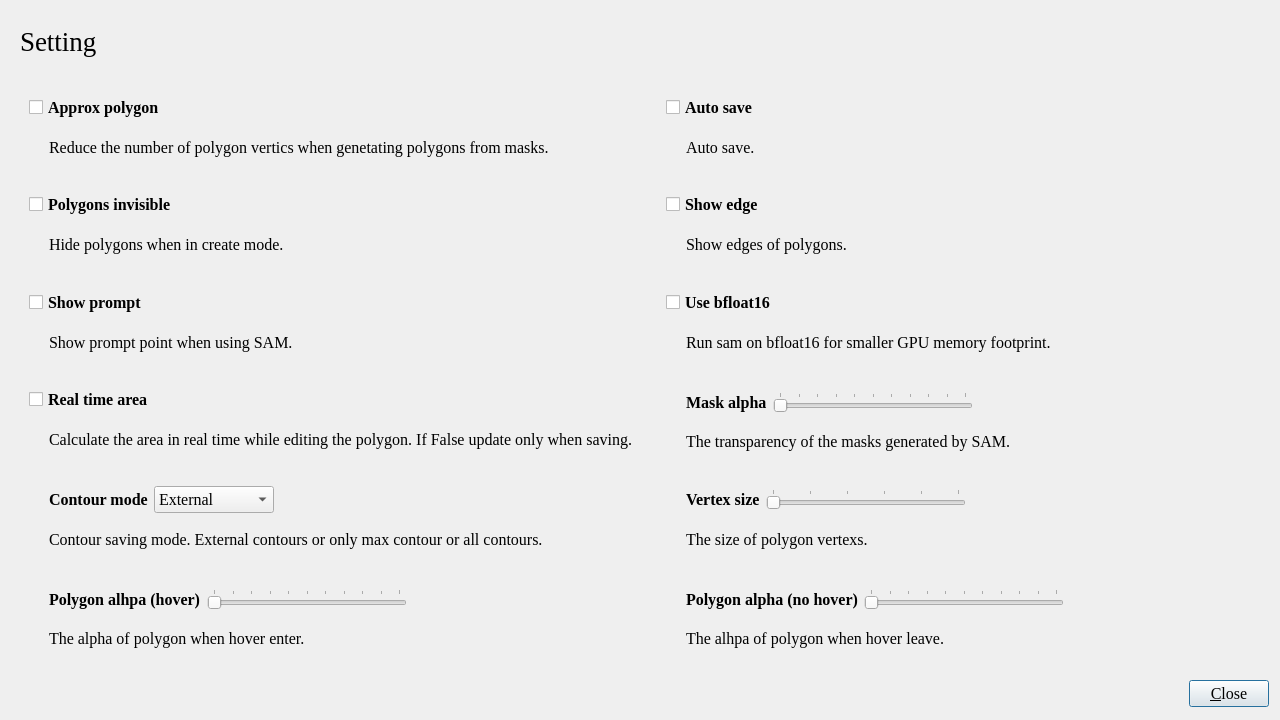
<?xml version="1.0" encoding="UTF-8"?>
<ui version="4.0">
 <class>Dialog</class>
 <widget class="QDialog" name="Dialog">
  <property name="geometry">
   <rect>
    <x>0</x>
    <y>0</y>
    <width>1280</width>
    <height>720</height>
   </rect>
  </property>
  <property name="minimumSize">
   <size>
    <width>960</width>
    <height>600</height>
   </size>
  </property>
  <property name="font">
   <font>
    <family>Times New Roman</family>
    <pointsize>12</pointsize>
   </font>
  </property>
  <property name="windowTitle">
   <string>Setting</string>
  </property>
  <layout class="QVBoxLayout" name="verticalLayout_2">
   <item>
    <widget class="QWidget" name="widget_2" native="true">
     <property name="maximumSize">
      <size>
       <width>16777215</width>
       <height>60</height>
      </size>
     </property>
     <layout class="QHBoxLayout" name="horizontalLayout">
      <item>
       <widget class="QLabel" name="label_4">
        <property name="maximumSize">
         <size>
          <width>16777215</width>
          <height>16777215</height>
         </size>
        </property>
        <property name="font">
         <font>
          <family>Times New Roman</family>
          <pointsize>20</pointsize>
         </font>
        </property>
        <property name="text">
         <string>Setting</string>
        </property>
       </widget>
      </item>
     </layout>
    </widget>
   </item>
   <item>
    <widget class="QWidget" name="widget_21" native="true">
     <property name="minimumSize">
      <size>
       <width>300</width>
       <height>300</height>
      </size>
     </property>
     <property name="font">
      <font>
       <family>Times New Roman</family>
       <pointsize>12</pointsize>
       <kerning>true</kerning>
      </font>
     </property>
     <layout class="QGridLayout" name="gridLayout">
      <property name="leftMargin">
       <number>9</number>
      </property>
      <property name="topMargin">
       <number>9</number>
      </property>
      <property name="rightMargin">
       <number>9</number>
      </property>
      <property name="bottomMargin">
       <number>9</number>
      </property>
      <item row="1" column="0">
       <widget class="QWidget" name="widget_23" native="true">
        <layout class="QVBoxLayout" name="verticalLayout_5">
         <item>
          <widget class="QCheckBox" name="checkBox_polygon_invisible">
           <property name="font">
            <font>
             <family>Times New Roman</family>
             <pointsize>12</pointsize>
             <weight>75</weight>
             <italic>false</italic>
             <bold>true</bold>
             <kerning>true</kerning>
            </font>
           </property>
           <property name="focusPolicy">
            <enum>Qt::NoFocus</enum>
           </property>
           <property name="text">
            <string>Polygons invisible</string>
           </property>
           <property name="tristate">
            <bool>false</bool>
           </property>
          </widget>
         </item>
         <item>
          <widget class="QWidget" name="widget_7" native="true">
           <layout class="QHBoxLayout" name="horizontalLayout_6">
            <property name="leftMargin">
             <number>20</number>
            </property>
            <item>
             <widget class="QLabel" name="label_3">
              <property name="text">
               <string>Hide polygons when in create mode.</string>
              </property>
             </widget>
            </item>
           </layout>
          </widget>
         </item>
        </layout>
       </widget>
      </item>
      <item row="5" column="1">
       <widget class="QWidget" name="widget_11" native="true">
        <layout class="QVBoxLayout" name="verticalLayout_13">
         <item>
          <widget class="QWidget" name="widget_20" native="true">
           <layout class="QHBoxLayout" name="horizontalLayout_19">
            <property name="leftMargin">
             <number>20</number>
            </property>
            <property name="topMargin">
             <number>0</number>
            </property>
            <property name="rightMargin">
             <number>0</number>
            </property>
            <property name="bottomMargin">
             <number>0</number>
            </property>
            <item>
             <widget class="QLabel" name="label_21">
              <property name="font">
               <font>
                <family>Times New Roman</family>
                <pointsize>12</pointsize>
                <weight>75</weight>
                <bold>true</bold>
                <kerning>true</kerning>
               </font>
              </property>
              <property name="text">
               <string>Polygon alpha (no hover)</string>
              </property>
             </widget>
            </item>
            <item>
             <widget class="QSlider" name="horizontalSlider_polygon_alpha_no_hover">
              <property name="minimumSize">
               <size>
                <width>200</width>
                <height>0</height>
               </size>
              </property>
              <property name="maximumSize">
               <size>
                <width>200</width>
                <height>16777215</height>
               </size>
              </property>
              <property name="maximum">
               <number>10</number>
              </property>
              <property name="pageStep">
               <number>1</number>
              </property>
              <property name="orientation">
               <enum>Qt::Horizontal</enum>
              </property>
              <property name="tickPosition">
               <enum>QSlider::TicksAbove</enum>
              </property>
             </widget>
            </item>
            <item>
             <widget class="QLabel" name="label_polygon_alpha_no_hover">
              <property name="text">
               <string/>
              </property>
             </widget>
            </item>
            <item>
             <spacer name="horizontalSpacer_7">
              <property name="orientation">
               <enum>Qt::Horizontal</enum>
              </property>
              <property name="sizeHint" stdset="0">
               <size>
                <width>204</width>
                <height>20</height>
               </size>
              </property>
             </spacer>
            </item>
           </layout>
          </widget>
         </item>
         <item>
          <widget class="QWidget" name="widget_32" native="true">
           <layout class="QHBoxLayout" name="horizontalLayout_12">
            <property name="leftMargin">
             <number>20</number>
            </property>
            <property name="topMargin">
             <number>0</number>
            </property>
            <property name="rightMargin">
             <number>0</number>
            </property>
            <property name="bottomMargin">
             <number>0</number>
            </property>
            <item>
             <widget class="QLabel" name="label_20">
              <property name="text">
               <string>The alhpa of polygon when hover leave.</string>
              </property>
             </widget>
            </item>
           </layout>
          </widget>
         </item>
        </layout>
       </widget>
      </item>
      <item row="2" column="0">
       <widget class="QWidget" name="widget_24" native="true">
        <layout class="QVBoxLayout" name="verticalLayout_7">
         <item>
          <widget class="QCheckBox" name="checkBox_show_prompt">
           <property name="minimumSize">
            <size>
             <width>0</width>
             <height>0</height>
            </size>
           </property>
           <property name="font">
            <font>
             <family>Times New Roman</family>
             <pointsize>12</pointsize>
             <weight>75</weight>
             <italic>false</italic>
             <bold>true</bold>
             <kerning>true</kerning>
            </font>
           </property>
           <property name="focusPolicy">
            <enum>Qt::NoFocus</enum>
           </property>
           <property name="text">
            <string>Show prompt</string>
           </property>
          </widget>
         </item>
         <item>
          <widget class="QWidget" name="widget_5" native="true">
           <layout class="QHBoxLayout" name="horizontalLayout_4">
            <property name="leftMargin">
             <number>20</number>
            </property>
            <property name="topMargin">
             <number>9</number>
            </property>
            <property name="rightMargin">
             <number>9</number>
            </property>
            <property name="bottomMargin">
             <number>9</number>
            </property>
            <item>
             <widget class="QLabel" name="label_7">
              <property name="text">
               <string>Show prompt point when using SAM.</string>
              </property>
             </widget>
            </item>
           </layout>
          </widget>
         </item>
        </layout>
       </widget>
      </item>
      <item row="4" column="0">
       <widget class="QWidget" name="widget_26" native="true">
        <layout class="QVBoxLayout" name="verticalLayout_11">
         <item>
          <widget class="QWidget" name="widget_17" native="true">
           <layout class="QHBoxLayout" name="horizontalLayout_16">
            <property name="leftMargin">
             <number>20</number>
            </property>
            <property name="topMargin">
             <number>0</number>
            </property>
            <property name="rightMargin">
             <number>0</number>
            </property>
            <property name="bottomMargin">
             <number>0</number>
            </property>
            <item>
             <widget class="QLabel" name="label_11">
              <property name="font">
               <font>
                <family>Times New Roman</family>
                <pointsize>12</pointsize>
                <weight>75</weight>
                <italic>false</italic>
                <bold>true</bold>
                <kerning>true</kerning>
               </font>
              </property>
              <property name="text">
               <string>Contour mode</string>
              </property>
             </widget>
            </item>
            <item>
             <widget class="QComboBox" name="comboBox_contour_mode">
              <property name="minimumSize">
               <size>
                <width>120</width>
                <height>0</height>
               </size>
              </property>
              <property name="focusPolicy">
               <enum>Qt::ClickFocus</enum>
              </property>
              <item>
               <property name="text">
                <string>External</string>
               </property>
              </item>
              <item>
               <property name="text">
                <string>Max only</string>
               </property>
              </item>
              <item>
               <property name="text">
                <string>All</string>
               </property>
              </item>
             </widget>
            </item>
            <item>
             <spacer name="horizontalSpacer_3">
              <property name="orientation">
               <enum>Qt::Horizontal</enum>
              </property>
              <property name="sizeHint" stdset="0">
               <size>
                <width>40</width>
                <height>20</height>
               </size>
              </property>
             </spacer>
            </item>
           </layout>
          </widget>
         </item>
         <item>
          <widget class="QWidget" name="widget_18" native="true">
           <layout class="QHBoxLayout" name="horizontalLayout_17">
            <property name="leftMargin">
             <number>20</number>
            </property>
            <item>
             <widget class="QLabel" name="label_12">
              <property name="text">
               <string>Contour saving mode. External contours or only max contour or all contours.</string>
              </property>
             </widget>
            </item>
           </layout>
          </widget>
         </item>
        </layout>
       </widget>
      </item>
      <item row="3" column="1">
       <widget class="QWidget" name="widget_25" native="true">
        <layout class="QVBoxLayout" name="verticalLayout_9">
         <item>
          <widget class="QWidget" name="widget_8" native="true">
           <layout class="QHBoxLayout" name="horizontalLayout_7">
            <property name="leftMargin">
             <number>20</number>
            </property>
            <property name="topMargin">
             <number>0</number>
            </property>
            <property name="rightMargin">
             <number>0</number>
            </property>
            <property name="bottomMargin">
             <number>0</number>
            </property>
            <item>
             <widget class="QLabel" name="label_6">
              <property name="font">
               <font>
                <family>Times New Roman</family>
                <pointsize>12</pointsize>
                <weight>75</weight>
                <italic>false</italic>
                <bold>true</bold>
                <kerning>true</kerning>
               </font>
              </property>
              <property name="text">
               <string>Mask alpha</string>
              </property>
             </widget>
            </item>
            <item>
             <widget class="QSlider" name="horizontalSlider_mask_alpha">
              <property name="minimumSize">
               <size>
                <width>200</width>
                <height>0</height>
               </size>
              </property>
              <property name="maximumSize">
               <size>
                <width>200</width>
                <height>16777215</height>
               </size>
              </property>
              <property name="focusPolicy">
               <enum>Qt::NoFocus</enum>
              </property>
              <property name="maximum">
               <number>10</number>
              </property>
              <property name="pageStep">
               <number>1</number>
              </property>
              <property name="orientation">
               <enum>Qt::Horizontal</enum>
              </property>
              <property name="invertedAppearance">
               <bool>false</bool>
              </property>
              <property name="invertedControls">
               <bool>false</bool>
              </property>
              <property name="tickPosition">
               <enum>QSlider::TicksAbove</enum>
              </property>
             </widget>
            </item>
            <item>
             <widget class="QLabel" name="label_mask_alpha">
              <property name="text">
               <string/>
              </property>
             </widget>
            </item>
            <item>
             <spacer name="horizontalSpacer">
              <property name="orientation">
               <enum>Qt::Horizontal</enum>
              </property>
              <property name="sizeHint" stdset="0">
               <size>
                <width>40</width>
                <height>20</height>
               </size>
              </property>
             </spacer>
            </item>
           </layout>
          </widget>
         </item>
         <item>
          <widget class="QWidget" name="widget_14" native="true">
           <layout class="QHBoxLayout" name="horizontalLayout_13">
            <property name="leftMargin">
             <number>20</number>
            </property>
            <item>
             <widget class="QLabel" name="label_8">
              <property name="text">
               <string>The transparency of the masks generated by SAM.</string>
              </property>
             </widget>
            </item>
           </layout>
          </widget>
         </item>
        </layout>
       </widget>
      </item>
      <item row="0" column="1">
       <widget class="QWidget" name="widget_27" native="true">
        <layout class="QVBoxLayout" name="verticalLayout_4">
         <item>
          <widget class="QCheckBox" name="checkBox_auto_save">
           <property name="font">
            <font>
             <family>Times New Roman</family>
             <pointsize>12</pointsize>
             <weight>75</weight>
             <italic>false</italic>
             <bold>true</bold>
             <kerning>true</kerning>
            </font>
           </property>
           <property name="focusPolicy">
            <enum>Qt::NoFocus</enum>
           </property>
           <property name="text">
            <string>Auto save</string>
           </property>
          </widget>
         </item>
         <item>
          <widget class="QWidget" name="widget_19" native="true">
           <layout class="QHBoxLayout" name="horizontalLayout_18">
            <property name="leftMargin">
             <number>20</number>
            </property>
            <item>
             <widget class="QLabel" name="label_13">
              <property name="text">
               <string>Auto save.</string>
              </property>
             </widget>
            </item>
           </layout>
          </widget>
         </item>
        </layout>
       </widget>
      </item>
      <item row="1" column="1">
       <widget class="QWidget" name="widget_28" native="true">
        <layout class="QVBoxLayout" name="verticalLayout_6">
         <item>
          <widget class="QCheckBox" name="checkBox_show_edge">
           <property name="minimumSize">
            <size>
             <width>0</width>
             <height>0</height>
            </size>
           </property>
           <property name="font">
            <font>
             <family>Times New Roman</family>
             <pointsize>12</pointsize>
             <weight>75</weight>
             <italic>false</italic>
             <bold>true</bold>
             <kerning>true</kerning>
            </font>
           </property>
           <property name="focusPolicy">
            <enum>Qt::NoFocus</enum>
           </property>
           <property name="text">
            <string>Show edge</string>
           </property>
          </widget>
         </item>
         <item>
          <widget class="QWidget" name="widget_6" native="true">
           <layout class="QHBoxLayout" name="horizontalLayout_3">
            <property name="leftMargin">
             <number>20</number>
            </property>
            <item>
             <widget class="QLabel" name="label_2">
              <property name="text">
               <string>Show edges of polygons.</string>
              </property>
             </widget>
            </item>
           </layout>
          </widget>
         </item>
        </layout>
       </widget>
      </item>
      <item row="4" column="1">
       <widget class="QWidget" name="widget_30" native="true">
        <layout class="QVBoxLayout" name="verticalLayout_10">
         <item>
          <widget class="QWidget" name="widget_15" native="true">
           <layout class="QHBoxLayout" name="horizontalLayout_14">
            <property name="leftMargin">
             <number>20</number>
            </property>
            <property name="topMargin">
             <number>0</number>
            </property>
            <property name="rightMargin">
             <number>0</number>
            </property>
            <property name="bottomMargin">
             <number>0</number>
            </property>
            <item>
             <widget class="QLabel" name="label_9">
              <property name="font">
               <font>
                <family>Times New Roman</family>
                <pointsize>12</pointsize>
                <weight>75</weight>
                <italic>false</italic>
                <bold>true</bold>
                <kerning>true</kerning>
               </font>
              </property>
              <property name="text">
               <string>Vertex size</string>
              </property>
             </widget>
            </item>
            <item>
             <widget class="QSlider" name="horizontalSlider_vertex_size">
              <property name="minimumSize">
               <size>
                <width>200</width>
                <height>0</height>
               </size>
              </property>
              <property name="maximumSize">
               <size>
                <width>200</width>
                <height>16777215</height>
               </size>
              </property>
              <property name="focusPolicy">
               <enum>Qt::NoFocus</enum>
              </property>
              <property name="maximum">
               <number>5</number>
              </property>
              <property name="pageStep">
               <number>1</number>
              </property>
              <property name="tracking">
               <bool>true</bool>
              </property>
              <property name="orientation">
               <enum>Qt::Horizontal</enum>
              </property>
              <property name="tickPosition">
               <enum>QSlider::TicksAbove</enum>
              </property>
             </widget>
            </item>
            <item>
             <widget class="QLabel" name="label_vertex_size">
              <property name="text">
               <string/>
              </property>
             </widget>
            </item>
            <item>
             <spacer name="horizontalSpacer_2">
              <property name="orientation">
               <enum>Qt::Horizontal</enum>
              </property>
              <property name="sizeHint" stdset="0">
               <size>
                <width>40</width>
                <height>20</height>
               </size>
              </property>
             </spacer>
            </item>
           </layout>
          </widget>
         </item>
         <item>
          <widget class="QWidget" name="widget_16" native="true">
           <layout class="QHBoxLayout" name="horizontalLayout_15">
            <property name="leftMargin">
             <number>20</number>
            </property>
            <item>
             <widget class="QLabel" name="label_10">
              <property name="text">
               <string>The size of polygon vertexs.</string>
              </property>
              <property name="margin">
               <number>0</number>
              </property>
             </widget>
            </item>
           </layout>
          </widget>
         </item>
        </layout>
       </widget>
      </item>
      <item row="0" column="0">
       <widget class="QWidget" name="widget_22" native="true">
        <layout class="QVBoxLayout" name="verticalLayout_3">
         <item>
          <widget class="QCheckBox" name="checkBox_approx_polygon">
           <property name="minimumSize">
            <size>
             <width>0</width>
             <height>0</height>
            </size>
           </property>
           <property name="font">
            <font>
             <family>Times New Roman</family>
             <pointsize>12</pointsize>
             <weight>75</weight>
             <italic>false</italic>
             <bold>true</bold>
             <kerning>true</kerning>
            </font>
           </property>
           <property name="focusPolicy">
            <enum>Qt::NoFocus</enum>
           </property>
           <property name="text">
            <string>Approx polygon</string>
           </property>
          </widget>
         </item>
         <item>
          <widget class="QWidget" name="widget_4" native="true">
           <layout class="QHBoxLayout" name="horizontalLayout_5">
            <property name="leftMargin">
             <number>20</number>
            </property>
            <item>
             <widget class="QLabel" name="label">
              <property name="text">
               <string>Reduce the number of polygon vertics when genetating polygons from masks.</string>
              </property>
             </widget>
            </item>
           </layout>
          </widget>
         </item>
        </layout>
       </widget>
      </item>
      <item row="2" column="1">
       <widget class="QWidget" name="widget_29" native="true">
        <layout class="QVBoxLayout" name="verticalLayout_8">
         <item>
          <widget class="QCheckBox" name="checkBox_use_bfloat16">
           <property name="minimumSize">
            <size>
             <width>0</width>
             <height>0</height>
            </size>
           </property>
           <property name="font">
            <font>
             <family>Times New Roman</family>
             <pointsize>12</pointsize>
             <weight>75</weight>
             <italic>false</italic>
             <bold>true</bold>
             <kerning>true</kerning>
            </font>
           </property>
           <property name="focusPolicy">
            <enum>Qt::NoFocus</enum>
           </property>
           <property name="text">
            <string>Use bfloat16</string>
           </property>
          </widget>
         </item>
         <item>
          <widget class="QWidget" name="widget_3" native="true">
           <layout class="QHBoxLayout" name="horizontalLayout_2">
            <property name="leftMargin">
             <number>20</number>
            </property>
            <item>
             <widget class="QLabel" name="label_5">
              <property name="text">
               <string>Run sam on bfloat16 for smaller GPU memory footprint.</string>
              </property>
             </widget>
            </item>
           </layout>
          </widget>
         </item>
        </layout>
       </widget>
      </item>
      <item row="3" column="0">
       <widget class="QWidget" name="widget_31" native="true">
        <layout class="QVBoxLayout" name="verticalLayout">
         <item>
          <widget class="QCheckBox" name="checkBox_real_time_area">
           <property name="font">
            <font>
             <family>Times New Roman</family>
             <pointsize>12</pointsize>
             <weight>75</weight>
             <bold>true</bold>
             <kerning>true</kerning>
            </font>
           </property>
           <property name="text">
            <string>Real time area</string>
           </property>
          </widget>
         </item>
         <item>
          <widget class="QWidget" name="widget_9" native="true">
           <layout class="QHBoxLayout" name="horizontalLayout_9">
            <property name="leftMargin">
             <number>20</number>
            </property>
            <item>
             <widget class="QLabel" name="label_14">
              <property name="text">
               <string>Calculate the area in real time while editing the polygon. If False update only when saving.</string>
              </property>
             </widget>
            </item>
           </layout>
          </widget>
         </item>
        </layout>
       </widget>
      </item>
      <item row="5" column="0">
       <widget class="QWidget" name="widget_10" native="true">
        <layout class="QVBoxLayout" name="verticalLayout_12">
         <item>
          <widget class="QWidget" name="widget_12" native="true">
           <layout class="QHBoxLayout" name="horizontalLayout_10">
            <property name="leftMargin">
             <number>20</number>
            </property>
            <property name="topMargin">
             <number>0</number>
            </property>
            <property name="rightMargin">
             <number>0</number>
            </property>
            <property name="bottomMargin">
             <number>0</number>
            </property>
            <item>
             <widget class="QLabel" name="label_15">
              <property name="font">
               <font>
                <family>Times New Roman</family>
                <pointsize>12</pointsize>
                <weight>75</weight>
                <bold>true</bold>
                <kerning>true</kerning>
               </font>
              </property>
              <property name="text">
               <string>Polygon alhpa (hover)</string>
              </property>
             </widget>
            </item>
            <item>
             <widget class="QSlider" name="horizontalSlider_polygon_alpha_hover">
              <property name="minimumSize">
               <size>
                <width>200</width>
                <height>0</height>
               </size>
              </property>
              <property name="maximumSize">
               <size>
                <width>200</width>
                <height>16777215</height>
               </size>
              </property>
              <property name="maximum">
               <number>10</number>
              </property>
              <property name="pageStep">
               <number>1</number>
              </property>
              <property name="orientation">
               <enum>Qt::Horizontal</enum>
              </property>
              <property name="tickPosition">
               <enum>QSlider::TicksAbove</enum>
              </property>
             </widget>
            </item>
            <item>
             <widget class="QLabel" name="label_polygon_alpha_hover">
              <property name="text">
               <string/>
              </property>
             </widget>
            </item>
            <item>
             <spacer name="horizontalSpacer_5">
              <property name="orientation">
               <enum>Qt::Horizontal</enum>
              </property>
              <property name="sizeHint" stdset="0">
               <size>
                <width>216</width>
                <height>20</height>
               </size>
              </property>
             </spacer>
            </item>
           </layout>
          </widget>
         </item>
         <item>
          <widget class="QWidget" name="widget_13" native="true">
           <layout class="QHBoxLayout" name="horizontalLayout_11">
            <property name="leftMargin">
             <number>20</number>
            </property>
            <property name="topMargin">
             <number>0</number>
            </property>
            <property name="rightMargin">
             <number>0</number>
            </property>
            <property name="bottomMargin">
             <number>0</number>
            </property>
            <item>
             <widget class="QLabel" name="label_19">
              <property name="text">
               <string>The alpha of polygon when hover enter.</string>
              </property>
             </widget>
            </item>
           </layout>
          </widget>
         </item>
        </layout>
       </widget>
      </item>
     </layout>
    </widget>
   </item>
   <item>
    <widget class="QWidget" name="widget" native="true">
     <property name="maximumSize">
      <size>
       <width>16777215</width>
       <height>30</height>
      </size>
     </property>
     <layout class="QHBoxLayout" name="horizontalLayout_8">
      <property name="leftMargin">
       <number>0</number>
      </property>
      <property name="topMargin">
       <number>0</number>
      </property>
      <property name="rightMargin">
       <number>0</number>
      </property>
      <property name="bottomMargin">
       <number>0</number>
      </property>
      <item>
       <spacer name="horizontalSpacer_4">
        <property name="orientation">
         <enum>Qt::Horizontal</enum>
        </property>
        <property name="sizeHint" stdset="0">
         <size>
          <width>1173</width>
          <height>20</height>
         </size>
        </property>
       </spacer>
      </item>
      <item>
       <widget class="QPushButton" name="pushButton_close">
        <property name="text">
         <string>&amp;Close</string>
        </property>
       </widget>
      </item>
     </layout>
    </widget>
   </item>
  </layout>
 </widget>
 <resources/>
 <connections/>
</ui>
